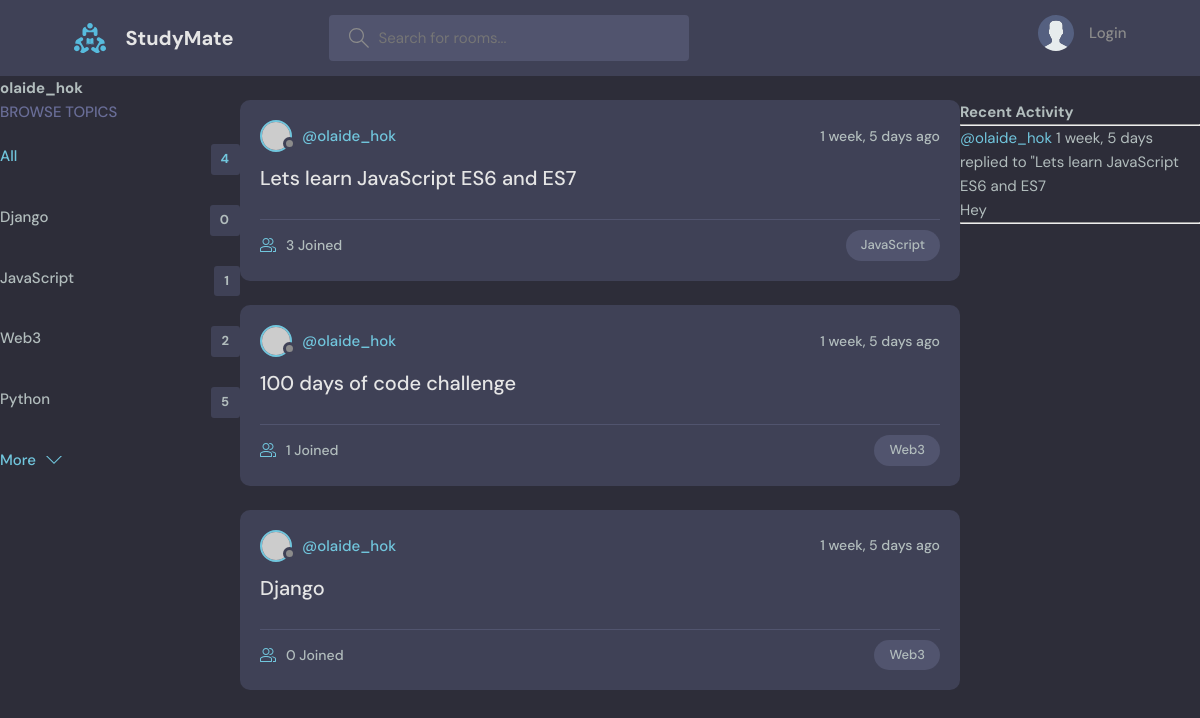
Page /profile/1/ on the committed database.
### base/models.py (models this page shows, shortened)
class Topic(models.Model):
    name = models.CharField(max_length=200)

class Room(models.Model):
    host = models.ForeignKey(User, on_delete=models.SET_NULL, null=True)
    topic = models.ForeignKey(Topic, on_delete=models.SET_NULL, null=True)
    name = models.CharField(max_length=200)
    description = models.TextField(null=True, blank=True)
    participants = models.ManyToManyField(User, related_name='participants', blank=True)
    updated = models.DateTimeField(auto_now=True)
    created = models.DateTimeField(auto_now_add=True)
    class Meta:
        ordering = ['-updated', '-created']
    def __str__(self):
        return self.name

class Message(models.Model):
    user = models.ForeignKey(User, on_delete=models.CASCADE)
    room = models.ForeignKey(Room, on_delete=models.CASCADE)
    body = models.TextField()
    updated = models.DateTimeField(auto_now=True)
    created = models.DateTimeField(auto_now=True)
    class Meta:
        ordering = ['-updated', '-created']
    def __str__(self):
        return self.body[0:50]

### base/views.py (the view)
# urls.py: path('profile/<str:pk>/', views.userProfile, name='user-profile'),
def userProfile(request, pk):
    user = User.objects.get(id=pk)
    rooms = user.room_set.all()
    room_messages = user.message_set.all()
    topics = Topic.objects.all()
    context = {'user': user, 'rooms': rooms,
               'room_messages': room_messages, 'topics': topics}
    return render(request, 'base/profile.html', context)

### base/templates/base/profile.html (shortened to what this page needs)
{% extends 'main.html' %} {% block content %}
<h1>{{user.username}}</h1>
<div class="profile-container">
    <div>
        {% include 'base/topics_component.html' %}
    </div>
    <div>
        {% include 'base/feed_component.html' %}
    </div>
    <div>
        {% include 'base/activity_component.html' %}
    </div>
</div>
{% endblock content %}

### base/templates/base/topics_component.html
<div class="topics">
  <div class="topics__header">
    <h2>Browse Topics</h2>
  </div>
  <ul class="topics__list">
    <li>
      <a href="{% url 'home' %}" class="active">All <span>{{topics.count}}</span></a>
    </li>
{% for topic in topics %}
    <li>
      <a href="{% url 'home' %}?q={{topic.name}}">{{topic.name}}<span>{{topic.room_set.all.count}}</span></a>
    </li>
    {% endfor %}
  </ul>
  <a class="btn btn--link" href="topics.html">
    More
    <svg
      version="1.1"
      xmlns="http://www.w3.org/2000/svg"
      width="32"
      height="32"
      viewBox="0 0 32 32"
    >
      <title>chevron-down</title>
      <path d="M16 21l-13-13h-3l16 16 16-16h-3l-13 13z"></path>
    </svg>
  </a>
</div>

### base/templates/base/feed_component.html (shortened to what this page needs)
{% for room in rooms %}
<div class="roomListRoom">
  <div class="roomListRoom__header">
    <a
      href="{% url 'user-profile' room.host.id %}"
      class="roomListRoom__author"
    >
      <div class="avatar avatar--small">
        <img src="https://randomuser.me/api/portraits/women/11.jpg" />
      </div>
      <span>@{{room.host.username}}</span>
    </a>
    <div class="roomListRoom__actions">
      <span>{{room.created|timesince}} ago</span>
    </div>
  </div>
  <div class="roomListRoom__content">
    <a href="{% url 'room' room.id %}">{{room.name}}</a>
  </div>
  <div class="roomListRoom__meta">
    <a href="{% url 'room' room.id %}" class="roomListRoom__joined">
      {{room.participants.all.count}} Joined
    </a>
    <p class="roomListRoom__topic">{{room.topic.name}}</p>
  </div>
</div>
{% endfor %}

### base/templates/base/activity_component.html (shortened to what this page needs)
<h3>Recent Activity</h3>
<hr />
{% for message in room_messages %}
<div>
  <small> <a href="{% url 'user-profile' message.user.id %}">@{{message.user}}</a> {{message.created|timesince}}</small>
  <small>replied to "{{message.room}}</small>
  <p>{{message}}</p>
  <hr>
</div>
{% endfor %}

### static/styles/style.css (style rules this page uses)
:root { --color-main: #71c6dd; --color-main-light: #e1f6fb; --color-dark: #3f4156; --color-dark-medium: #51546e; --color-dark-light: #696d97; --color-light: #e5e5e5; --color-gray: #8b8b8b; --color-light-gray: #b2bdbd; --color-bg: #2d2d39; --color-success: #5dd693; --color-error: #fc4b0b; }
* { font-family: "DM Sans", -apple-system, BlinkMacSystemFont, "Segoe UI", Roboto, Oxygen, Ubuntu, Cantarell, "Open Sans", "Helvetica Neue", sans-serif; margin: 0; padding: 0; box-sizing: border-box; text-rendering: optimizeLegibility; font-size: inherit; }
html { font-size: 56.25%; }
@media only screen and (min-width: 1200px) { html { font-size: 62.5%; } }
body { line-height: 1.6; font-weight: 400; font-size: 1.5rem; color: var(--color-light-gray); background-color: var(--color-bg); min-height: 100vh; }
img { width: 100%; }
a { display: inline-block; color: var(--color-main); text-decoration: none; }
.btn { background-color: transparent; border: none; display: inline-flex; align-items: center; gap: 1rem; cursor: pointer; transition: all ease-in-out 0.3s; padding: 1rem 2rem; border-radius: 5px; box-shadow: 1px 1px 3px 1px rgba(0, 0, 0, 0.15); font-weight: 500; }
.btn--link { border-radius: 0; padding: 0; color: var(--color-main); box-shadow: none; }
.btn > svg { fill: currentColor; width: 1.6rem; height: 1.6rem; }
.avatar { position: relative; display: inline-block; border-radius: 50%; border: 2px solid var(--color-main); }
.avatar img { display: block; border-radius: 50%; object-fit: cover; object-position: center; }
.avatar::after { content: ""; display: block; position: absolute; background-color: var(--color-gray); z-index: 111; border-radius: 50%; border: 0.3rem solid var(--color-dark); }
.avatar.avatar--small img { width: 2.8rem; height: 2.8rem; }
.avatar.avatar--small:after { width: 0.7rem; height: 0.7rem; bottom: 0px; right: -6px; }
.topics__header { margin-bottom: 2rem; }
.topics__header h2 { text-transform: uppercase; font-weight: 500; color: var(--color-dark-light); }
.topics__list { list-style: none; }
.topics__list li a { display: flex; justify-content: space-between; margin-bottom: 3rem; font-weight: 500; color: var(--color-light-gray); transition: all 0.3s ease-in-out; }
.topics__list li a.active, .topics__list li a:hover { color: var(--color-main); }
.topics__list li a span { padding: 0.5rem 1rem; background-color: var(--color-dark); border-radius: 3px; font-size: 1.3rem; font-weight: 700; letter-spacing: 1px; }
.roomListRoom { margin-bottom: 2.4rem; background-color: var(--color-dark); border-radius: 1rem; padding: 2rem; }
.roomListRoom__header { display: flex; justify-content: space-between; align-items: center; }
.roomListRoom__author { font-weight: 500; display: flex; align-items: center; gap: 1rem; }
.roomListRoom__actions { display: flex; align-items: flex-start; gap: 1rem; position: relative; }
.roomListRoom__actions span { font-size: 1.4rem; font-weight: 500; }
.roomListRoom__content { margin: 1rem 0; }
.roomListRoom__content a { font-size: 2rem; font-weight: 500; margin-bottom: 1.5rem; color: var(--color-light); transition: all 0.3s ease-in-out; }
.roomListRoom__meta { border-top: 1px solid var(--color-dark-medium); padding-top: 1rem; display: flex; align-items: center; justify-content: space-between; }
.roomListRoom__joined { color: var(--color-light-gray); display: flex; align-items: center; gap: 1rem; font-size: 1.4rem; font-weight: 500; }
.roomListRoom__joined svg { fill: var(--color-main); width: 1.6rem; height: 1.6rem; }
.roomListRoom__topic { padding: 5px 1.5rem; background-color: var(--color-dark-medium); border-radius: 5rem; font-weight: 500; font-size: 1.3rem; }

### base/templates/base/profile.html (style rules this page uses)
.profile-container { display: grid; grid-template-columns: 1fr 3fr 1fr; }

### rows in the picture
Topic: name "Django", room_set.all.count "0"
Topic: name "JavaScript", room_set.all.count "1"
Topic: name "Web3", room_set.all.count "2"
Topic: name "Python", room_set.all.count "5"
Room: host.username "olaide_hok", created "1 week, 5 days", name "Lets learn JavaScript ES6 and ES7", participants.all.count "3", topic.name "JavaScript"
Room: host.username "olaide_hok", created "1 week, 5 days", name "100 days of code challenge", participants.all.count "1", topic.name "Web3"
Room: host.username "olaide_hok", created "1 week, 5 days", name "Django", participants.all.count "0", topic.name "Web3"
Message: user "olaide_hok", created "1 week, 5 days", room "Lets learn JavaScript ES6 and ES7", body "Hey"

### other values in the picture
{{ user.username }} "olaide_hok"
{{ topics.count }} "4"
